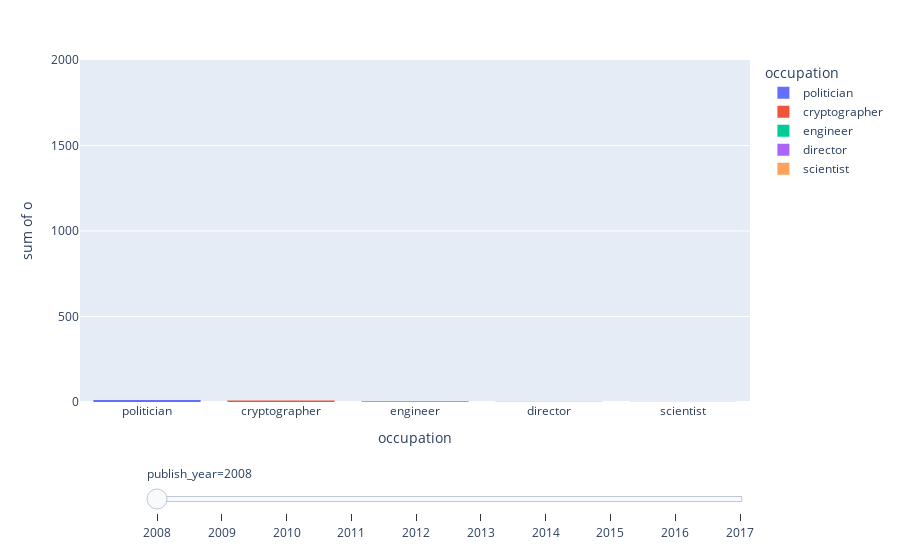

The code cell stored with this chart in its notebook:
### Markdown cell above
### TODO Set this to percentages

### Code cell
import plotly.express as px

fig = px.histogram(df_grouped_top, 
                   x="occupation",
                   y="o", 
                   animation_frame="publish_year",
                   color="occupation",
                   hover_name="publish_year")

fig["layout"].pop("updatemenus") # optional, drop animation buttons
fig.update_xaxes(fixedrange=False)
fig.update_xaxes(autorange=True)
fig.update_xaxes(categoryorder='total descending')
fig.update_yaxes(range=[0, 2000])
fig.show()

### Figure 1 — Plotly figure (JSON) as saved in the notebook; plotly's stock layout.template omitted (floating-point values rounded to 4 significant figures)
{"data": [{"alignmentgroup": "True", "bingroup": "x", "histfunc": "sum", "hovertemplate": "occupation=%{x}<br>publish_year=2008<br>sum of o=%{y}<extra></extra>", "legendgroup": "politician", "marker": {"color": "#636efa", "pattern": {"shape": ""}}, "name": "politician", "offsetgroup": "politician", "orientation": "v", "showlegend": true, "type": "histogram", "x": ["politician"], "xaxis": "x", "y": [11], "yaxis": "y"}, {"alignmentgroup": "True", "bingroup": "x", "histfunc": "sum", "hovertemplate": "occupation=%{x}<br>publish_year=2008<br>sum of o=%{y}<extra></extra>", "legendgroup": "cryptographer", "marker": {"color": "#EF553B", "pattern": {"shape": ""}}, "name": "cryptographer", "offsetgroup": "cryptographer", "orientation": "v", "showlegend": true, "type": "histogram", "x": ["cryptographer"], "xaxis": "x", "y": [9], "yaxis": "y"}, {"alignmentgroup": "True", "bingroup": "x", "histfunc": "sum", "hovertemplate": "occupation=%{x}<br>publish_year=2008<br>sum of o=%{y}<extra></extra>", "legendgroup": "engineer", "marker": {"color": "#00cc96", "pattern": {"shape": ""}}, "name": "engineer", "offsetgroup": "engineer", "orientation": "v", "showlegend": true, "type": "histogram", "x": ["engineer"], "xaxis": "x", "y": [5], "yaxis": "y"}, {"alignmentgroup": "True", "bingroup": "x", "histfunc": "sum", "hovertemplate": "occupation=%{x}<br>publish_year=2008<br>sum of o=%{y}<extra></extra>", "legendgroup": "director", "marker": {"color": "#ab63fa", "pattern": {"shape": ""}}, "name": "director", "offsetgroup": "director", "orientation": "v", "showlegend": true, "type": "histogram", "x": ["director"], "xaxis": "x", "y": [2], "yaxis": "y"}, {"alignmentgroup": "True", "bingroup": "x", "histfunc": "sum", "hovertemplate": "occupation=%{x}<br>publish_year=2008<br>sum of o=%{y}<extra></extra>", "legendgroup": "scientist", "marker": {"color": "#FFA15A", "pattern": {"shape": ""}}, "name": "scientist", "offsetgroup": "scientist", "orientation": "v", "showlegend": true, "type": "histogram", "x": ["scientist"], "xaxis": "x", "y": [1], "yaxis": "y"}], "layout": {"barmode": "relative", "legend": {"title": {"text": "occupation"}, "tracegroupgap": 0}, "margin": {"t": 60}, "sliders": [{"active": 0, "currentvalue": {"prefix": "publish_year="}, "len": 0.9, "pad": {"b": 10, "t": 60}, "steps": [{"args": [["2008"], {"frame": {"duration": 0, "redraw": true}, "fromcurrent": true, "mode": "immediate", "transition": {"duration": 0, "easing": "linear"}}], "label": "2008", "method": "animate"}, {"args": [["2009"], {"frame": {"duration": 0, "redraw": true}, "fromcurrent": true, "mode": "immediate", "transition": {"duration": 0, "easing": "linear"}}], "label": "2009", "method": "animate"}, {"args": [["2010"], {"frame": {"duration": 0, "redraw": true}, "fromcurrent": true, "mode": "immediate", "transition": {"duration": 0, "easing": "linear"}}], "label": "2010", "method": "animate"}, {"args": [["2011"], {"frame": {"duration": 0, "redraw": true}, "fromcurrent": true, "mode": "immediate", "transition": {"duration": 0, "easing": "linear"}}], "label": "2011", "method": "animate"}, {"args": [["2012"], {"frame": {"duration": 0, "redraw": true}, "fromcurrent": true, "mode": "immediate", "transition": {"duration": 0, "easing": "linear"}}], "label": "2012", "method": "animate"}, {"args": [["2013"], {"frame": {"duration": 0, "redraw": true}, "fromcurrent": true, "mode": "immediate", "transition": {"duration": 0, "easing": "linear"}}], "label": "2013", "method": "animate"}, {"args": [["2014"], {"frame": {"duration": 0, "redraw": true}, "fromcurrent": true, "mode": "immediate", "transition": {"duration": 0, "easing": "linear"}}], "label": "2014", "method": "animate"}, {"args": [["2015"], {"frame": {"duration": 0, "redraw": true}, "fromcurrent": true, "mode": "immediate", "transition": {"duration": 0, "easing": "linear"}}], "label": "2015", "method": "animate"}, {"args": [["2016"], {"frame": {"duration": 0, "redraw": true}, "fromcurrent": true, "mode": "immediate", "transition": {"duration": 0, "easing": "linear"}}], "label": "2016", "method": "animate"}, {"args": [["2017"], {"frame": {"duration": 0, "redraw": true}, "fromcurrent": true, "mode": "immediate", "transition": {"duration": 0, "easing": "linear"}}], "label": "2017", "method": "animate"}], "x": 0.1, "xanchor": "left", "y": 0, "yanchor": "top"}], "xaxis": {"anchor": "y", "autorange": true, "categoryarray": ["politician", "cryptographer", "engineer", "director", "scientist", "sport", "programmer", "economist", "entrepreneur", "administrator", "businessperson", "journalist", "actor", "podcaster"], "categoryorder": "total descending", "domain": [0, 1], "fixedrange": false, "title": {"text": "occupation"}}, "yaxis": {"anchor": "x", "domain": [0, 1], "range": [0, 2000], "title": {"text": "sum of o"}}}}
